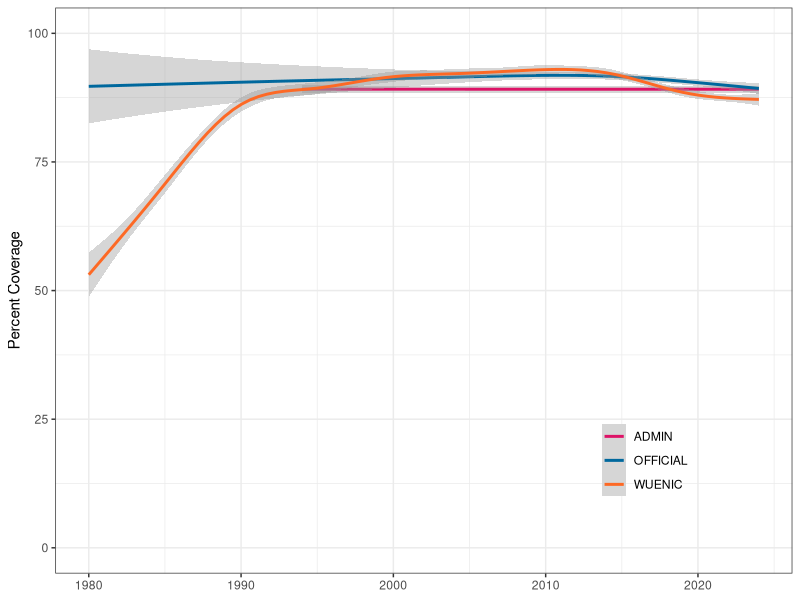
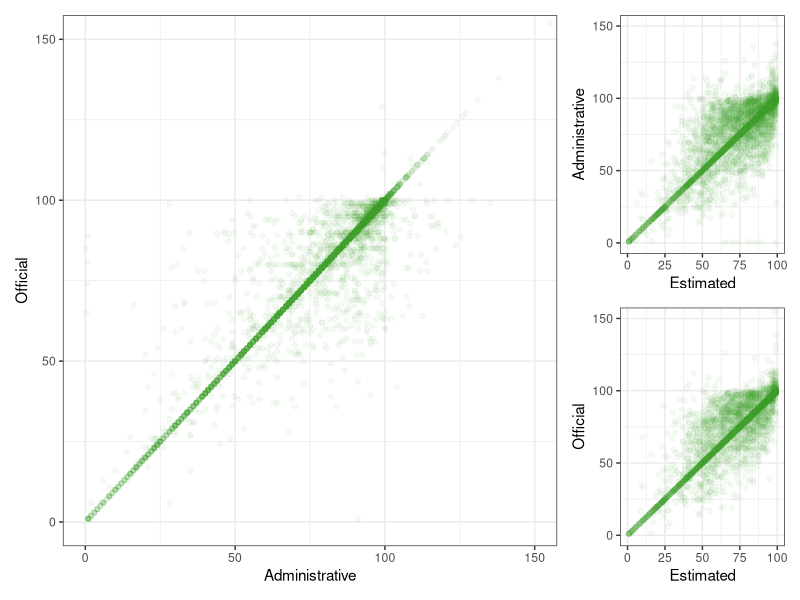

The R script that drew these images, in order:
## ---- chunk 1
#| code-summary: Setup Code

library(tidyverse)
library(readxl)
library(patchwork)
theme_set(theme_bw())

# skip the last row
measles <- read_xlsx("data/03/measles.xlsx", n_max = 44334)
rubella <- read_xlsx("data/03/rubella.xlsx", n_max = 16567)
## ---- chunk 2
#| label: fig-rubella
#| fig-cap: The mean rubella vaccination coverage across time for the three categories of estimate
#| code-summary: Plot Code

ggplot(rubella, aes(x = YEAR, y = COVERAGE, colour = COVERAGE_CATEGORY)) +
  geom_smooth() +
  scale_color_manual(values = c("#DD1367", "#00689D", "#FD6925"),
                     guide = guide_legend(position = "inside")) +
  coord_cartesian(ylim = c(0, 100)) +
  labs(x = NULL, color = NULL, y = "Percent Coverage") +
  theme(legend.position.inside = c(.8, .2),
        legend.background = element_blank())
## ---- chunk 3
#| code-summary: Code to create measles_coverage and rubella_coverage
 
measles_coverage <- measles |>
  select(country_code = CODE,
         country_name = NAME,
         year = YEAR,
         antigen = ANTIGEN,
         coverage = COVERAGE,
         cat = COVERAGE_CATEGORY) |>
  mutate(cat = tolower(cat)) |>
  pivot_wider(names_from = cat, values_from = coverage)
  
rubella_coverage <- rubella |>
  select(country_code = CODE,
         country_name = NAME,
         year = YEAR,
         antigen = ANTIGEN,
         coverage = COVERAGE,
         cat = COVERAGE_CATEGORY) |>
  mutate(cat = tolower(cat)) |>
  pivot_wider(names_from = cat, values_from = coverage)
## ---- chunk 4
#| echo: false
write_csv(measles_coverage, "data/03/measles_coverage.csv")
write_csv(rubella_coverage, "data/03/rubella_coverage.csv")
## ---- chunk 5
#| echo: false
#| label: tbl-measles_coverage
#| tbl-cap: The first rows of measles_coverage
head(measles_coverage)
## ---- chunk 6
#| label: fig-measles-coverage
#| fig-cap: The relationships among administrative, offical, and WHO/UNICEF estimates for measles 
#| code-summary: Plot Code

geom <- geom_point(alpha = 0.05, na.rm = TRUE, color = "#4C9F38")

mcv1 <- filter(measles_coverage, antigen == "MCV1")

ao <- ggplot(mcv1, aes(x = admin, y = official)) +
  geom +
  coord_cartesian(xlim = c(0, 150), ylim = c(0, 150)) +
  labs(x = "Administrative",
       y = "Official")

aw <- ggplot(mcv1, aes(x = wuenic, y = admin)) +
  geom +
  coord_cartesian(xlim = c(0, 100), ylim = c(0, 150)) +
  labs(x = "Estimated",
       y = "Administrative")

ow <- ggplot(mcv1, aes(x = wuenic, y = official)) +
  geom +
  coord_cartesian(xlim = c(0, 100), ylim = c(0, 150)) +
  labs(x = "Estimated",
       y = "Official")

design <- "
  1112
  1112
  1113
  1113
"

ao + aw + ow + plot_layout(design = design)
